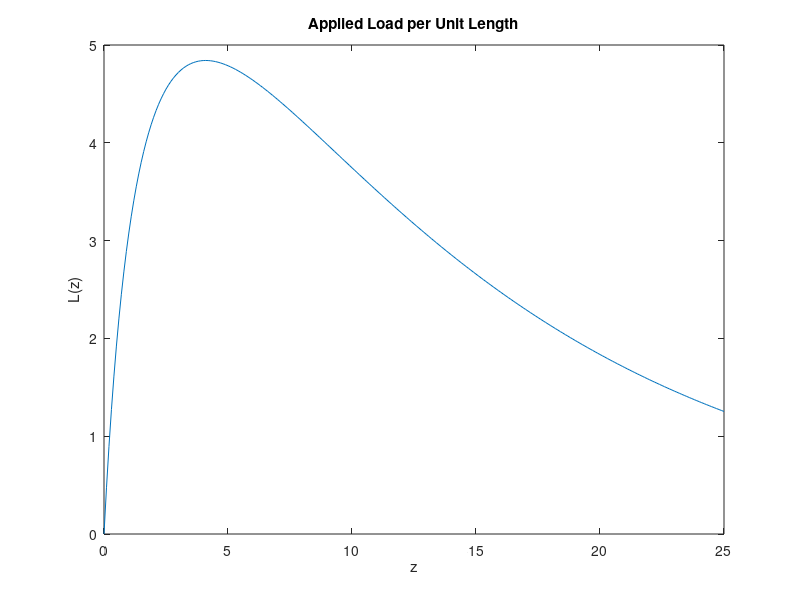

Source code (MATLAB): (Note: this script raises an error after producing the figure.)
% Campbell Gregor
% Last modified: 5/10/22
% 33110018

clc; clear all; close all;

H = 25;

L = @(z) 10.*(z./(2+z)).* exp(-2 .* z ./ H);

Area = integral(L,0,H);

z = 0:0.1:H;

plot(z,L(z));
xlabel("z");
ylabel("L(z)")
title("Applied Load per Unit Length")


error = @(Ic,Ii) 2.*(abs(Ic - Ii)./(Ic + Ii)) .* 100;

%% Finding Trap rule segments
for i = 1:10000
    I1 = comp_trap(L,0,H,i);
    e = error(I1,Area);
    if e <= 0.01
        break
    end
end



% Segments for simp 1/3
for n = 3:2:10000
    I2 = comp_simp13(L,0,H,n);
    e = error(I2,Area);
    if e <= 0.01
        break
    end
end


fprintf("Integral: %.3f\n", Area);
fprintf("Min Segments Trap: %d\n",i);
fprintf("Min Segments Simp 1/3: %d\n",n);






